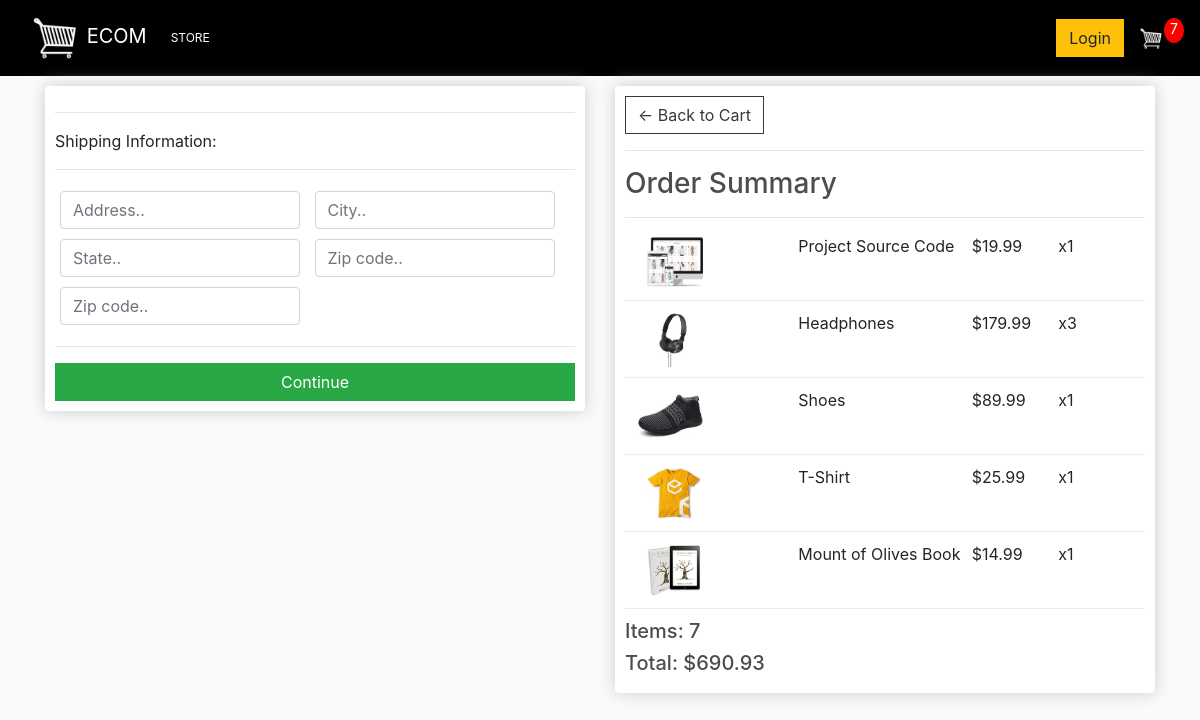
Screenshot of /checkout/ (signed in) with the database file from the repository.
### store/models.py (models this page shows, shortened)
class OrderItem(models.Model):
    product = models.ForeignKey(Product, on_delete=models.SET_NULL, null=True)
    order = models.ForeignKey(Order, on_delete=models.SET_NULL, null=True)
    quantity = models.IntegerField(default=0, null=True, blank=False)
    date_added = models.DateTimeField(auto_now_add=True)
    @property
    def get_total(self):
        total = self.product.price * self.quantity
        return total

class Product(models.Model):
    name = models.CharField(max_length=100, null=True, blank=True)
    description = models.CharField(max_length=250, null=True, blank=True)
    price = models.DecimalField(max_digits=7, decimal_places = 2)
    digital = models.BooleanField(default=False, null=True, blank=True)
    image = models.ImageField(null=True, blank=True)
    @property
    def imageURL(self):
        try:
            url = self.image.url
        except:
            url = ''
        return url

class Order(models.Model):
    customer = models.ForeignKey(Customer, on_delete=models.SET_NULL, null=True, blank=True)
    data_ordered = models.DateTimeField(auto_now_add=True)
    complete = models.BooleanField(default=False)
    transaction_id = models.CharField(max_length=10, null=True)
    @property
    def shipping(self):
        shipping = False
        orderitems = self.orderitem_set.all()
        for i in orderitems:
            if i.product.digital == False:
                shipping = True
        return shipping
    @property
    def get_cart_total(self):
        orderitems = self.orderitem_set.all()
        total = sum([item.get_total for item in orderitems])
        return total
    @property
    def get_cart_quantity(self):
        orderitems = self.orderitem_set.all()
        total = sum([item.quantity for item in orderitems])
        return total

### store/views.py (the view)
# urls.py: path('checkout/', views.checkout, name="checkout"),
def checkout(request):
	data = cartData(request)
	cartItems = data['cartItems']
	order = data['order']
	items = data['items']
	context = {'items':items, 'order':order, 'cartItems':cartItems}
	return render(request, 'store/checkout.html', context)

### store/utils.py (called while the page is built)
def cartData(request):
	if request.user.is_authenticated:
		customer = request.user.customer
		order, created = Order.objects.get_or_create(customer=customer, complete=False)
		items = order.orderitem_set.all()
		cartItems = order.get_cart_quantity
	else:
		cookieData = cookieCart(request)
		cartItems = cookieData['cartItems']
		order = cookieData['order']
		items = cookieData['items']
	return {'cartItems':cartItems ,'order':order, 'items':items}

### store/templates/store/checkout.html (shortened to what this page needs)
{% extends 'store/main.html' %}
{% load static %}
{% block content %}
     <div class="row">
		<div class="col-lg-6">
			<div class="box-element" id="form-wrapper">
				<form id="form">
					<div id="shipping-info">
						<hr>
						<p>Shipping Information:</p>
						<hr>
						<div class="form-field">
							<input class="form-control" type="text" name="address" placeholder="Address..">
						</div>
						<div class="form-field">
							<input class="form-control" type="text" name="city" placeholder="City..">
						</div>
						<div class="form-field">
							<input class="form-control" type="text" name="state" placeholder="State..">
						</div>
						<div class="form-field">
							<input class="form-control" type="text" name="zipcode" placeholder="Zip code..">
						</div>
						<div class="form-field">
							<input class="form-control" type="text" name="country" placeholder="Zip code..">
						</div>
					</div>
					<hr>
					<input id="form-button" class="btn btn-success btn-block" type="submit" value="Continue">
				</form>
			</div>
			<br>
		</div>
		<div class="col-lg-6">
			<div class="box-element">
				<a  class="btn btn-outline-dark" href="{% url 'cart' %}">&#x2190; Back to Cart</a>
				<hr>
				<h3>Order Summary</h3>
				<hr>
				{% for item in items %}
				<div class="cart-row">
					<div style="flex:2"><img class="row-image" src="{{item.product.imageURL}}"></div>
					<div style="flex:2"><p>{{ item.product.name}}</p></div>
					<div style="flex:1"><p>${{item.product.price|floatformat:2}}</p></div>
					<div style="flex:1"><p>x{{item.quantity}}</p></div>
				</div>
				{% endfor %}
				<h5>Items:   {{order.get_cart_quantity}}</h5>
				<h5>Total:   ${{order.get_cart_total|floatformat:2}}</h5>
			</div>
		</div>
	</div>
{% endblock content %}

### static/css/main.css (style rules this page uses)
body { background-color: hsl(0, 0%, 98%); }
h1,h2,h3,h4,h5,h6 { color:hsl(0, 0%, 30%); }
.box-element { box-shadow:hsl(0, 0%, 80%) 0 0 16px; background-color: #fff; border-radius: 4px; padding: 10px; }
.col-lg-4, .col-lg-6, .col-lg-8, .col-lg-12 { margin-top: 10px; }
.btn { border-radius: 0; }
.row-image { width: 100px; }
.form-field { width:250px; display: inline-block; padding: 5px; }
.cart-row { display: flex; align-items: flex-stretch; padding-bottom: 10px; margin-bottom: 10px; border-bottom: 1px solid #ececec; }

### rows the page displays
OrderItem: product.imageURL (picture), product.name "Project Source Code", product.price "19.99", quantity "1"
OrderItem: product.imageURL (picture), product.name "Headphones", product.price "179.99", quantity "3"
OrderItem: product.imageURL (picture), product.name "Shoes", product.price "89.99", quantity "1"
OrderItem: product.imageURL (picture), product.name "T-Shirt", product.price "25.99", quantity "1"
OrderItem: product.imageURL (picture), product.name "Mount of Olives Book", product.price "14.99", quantity "1"
Order: get_cart_quantity "7", get_cart_total "690.93"

### other values shown
{{ cartItems }} "7"
